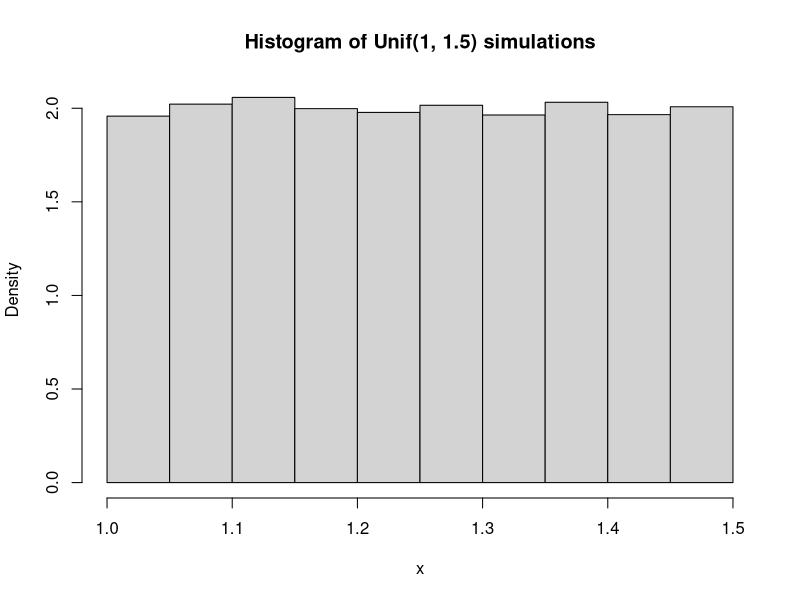
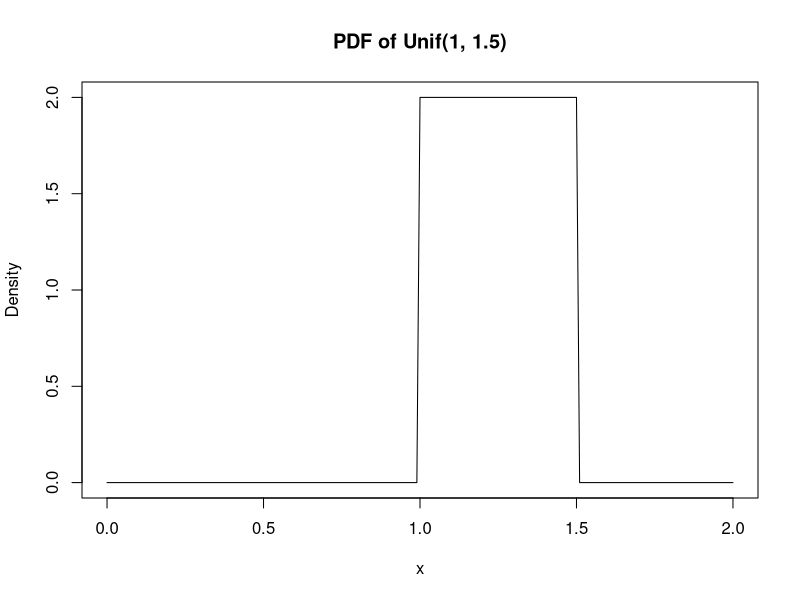
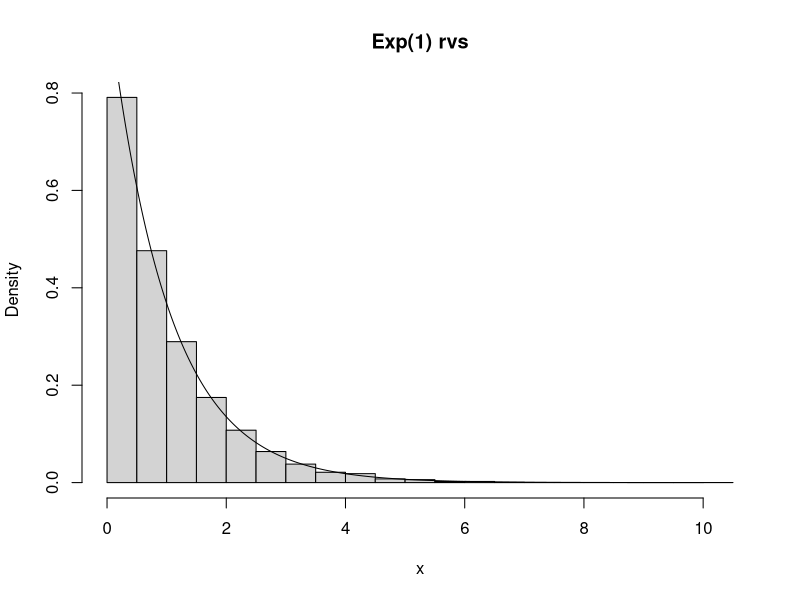

Here is the R script that generated these plots, in order:
## ---- chunk 1
knitr::opts_chunk$set(echo = TRUE, fig.height = 2.75, fig.width = 4)
## ---- chunk 2
# X ~ N(0, 4) -> What is P(X <= 1)?
pnorm(1, 0, sqrt(4))
## ---- chunk 3
# Generate 10 random variables from the Unif(0,1) distribution:
runif(10, min = 0, max = 1)

# X ~ Exp(2). What is f(1)?
dexp(1, 2)

# Obtain median of standard normal
qnorm(0.5, 0, 1)
## ---- chunk 4
# simulate lots and lots of Unif(1, 1.5) rvs
sims <- runif(10000, 1, 1.5)

# turn y-axis into a density
hist(x = sims,  xlab = "x", main = "Histogram of Unif(1, 1.5) simulations",
     freq = F)
## ---- chunk 5
# create a sequence of values from 0 and 10 at equally-size 0.01 increments
x_seq <- seq(0, 2, 0.01)

# evaluate PDF of interest at each value in x_seq
f <- dunif(x_seq, 1, 1.5)

# type = "l" turns into lines
plot(x = x_seq, y = f, xlab = "x", ylab = "Density", main = "PDF of Unif(1, 1.5)",
     type = "l")
## ---- chunk 6
# generate lots of Unif(0,1) rvs
u <- runif(10000, min = 0, max = 1)

# use inverse CDF that we derived
lambda <- 1
x <- (-1/lambda) * log(1 - u)

# let's visualize them:
hist(x, xlab = "x", main = "Exp(1) rvs", freq = F)

# let's add the following to to double check
x_seq <- seq(0, 10, 0.01)
f <- dexp(x_seq, rate = lambda)
lines(x_seq, f, type = "l")
